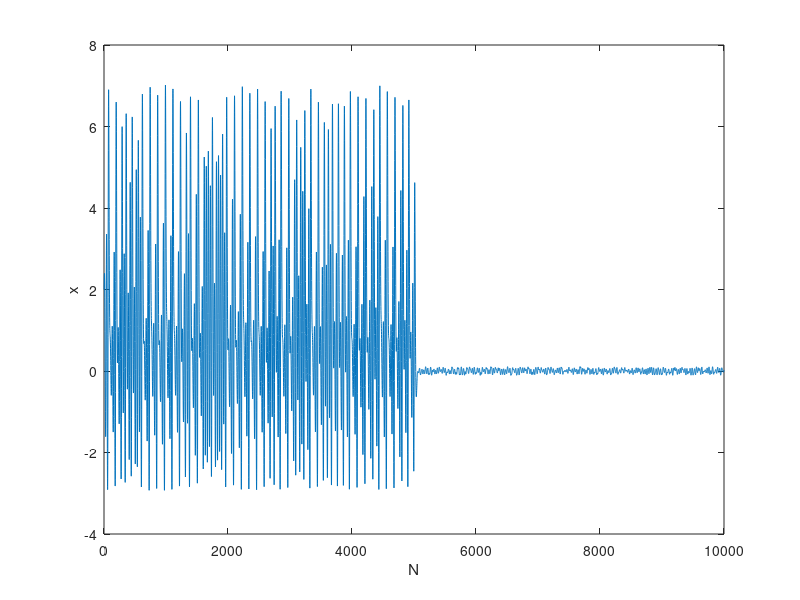
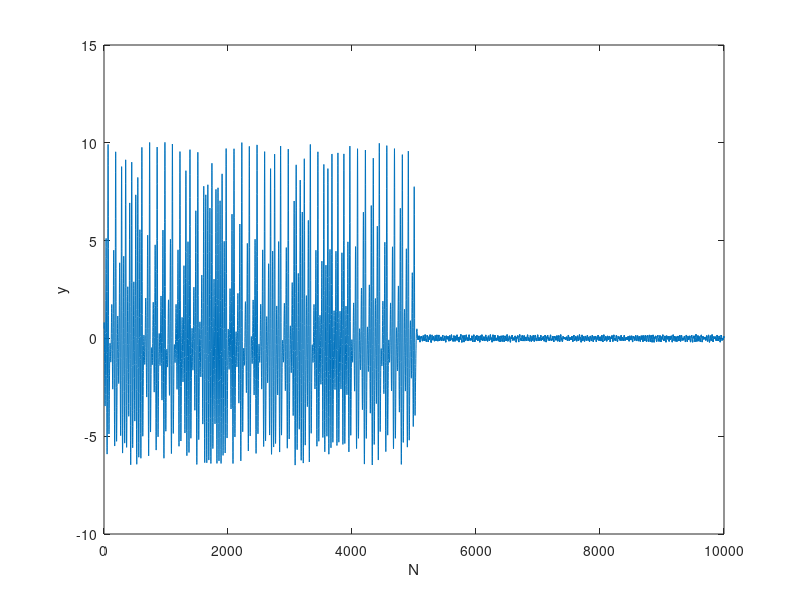
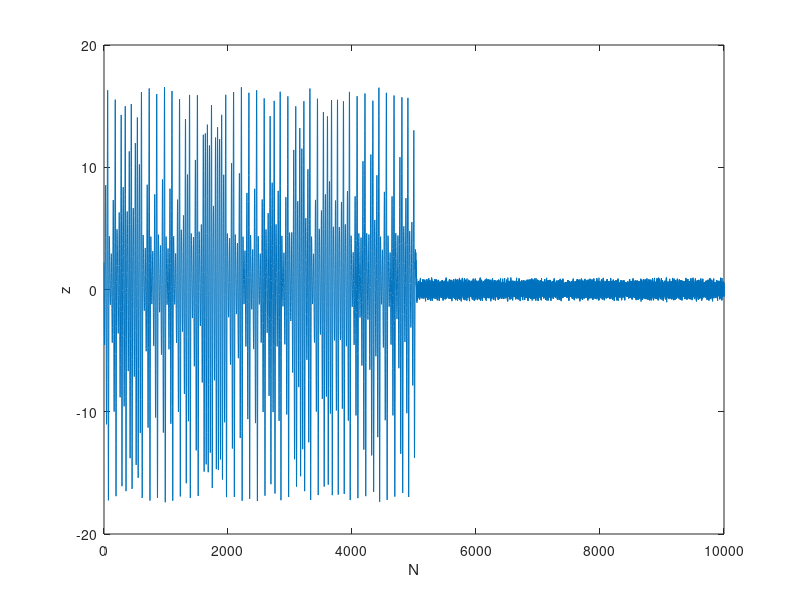
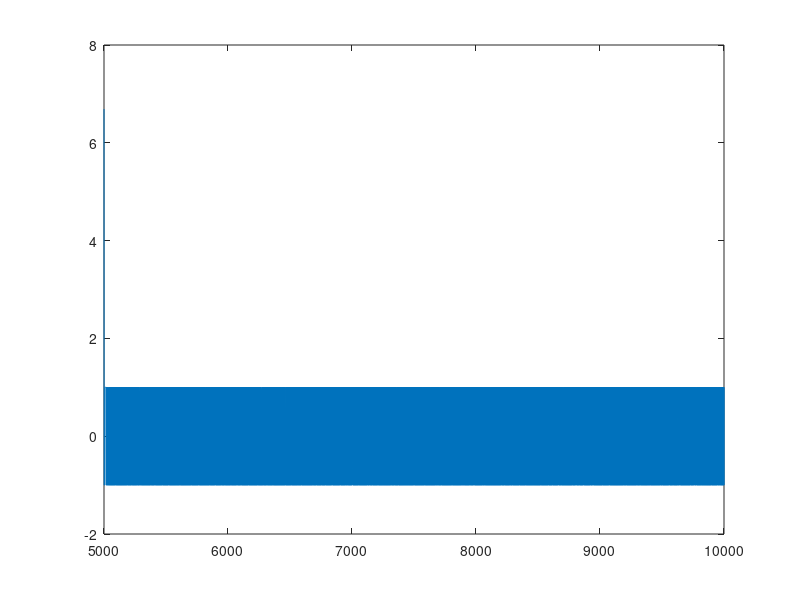

Write the MATLAB code that produced these figures, in order.
clear all;
close all;
clc;
a = 1.2;
b = 4;
c = 6;
T = 0.1;
k = 100;
x = zeros(10000,1);
y = zeros(10000,1);
z = zeros(10000,1);
x(1) = 2;
y(1) = 0.5;
z(1) = 2.2;
u = zeros(10000,1);
N = 10000;
for i = 1:5000
    x(i+1,1) = x(i,1)+T*y(i,1);
    y(i+1,1) = y(i,1)+T*z(i,1);
    z(i+1,1) = z(i,1)+T*(-c*x(i,1)-b*y(i,1)-a*z(i,1)+(x(i,1)*x(i,1)));
    if(z(i,1) == 0)
        u(i,1) = c*x(i,1)+b*y(i,1)-((x(i,1)*y(i,1))/z(i,1)+0.01)-y(i,1)-(x(i,1)*x(i,1));
    else
        u(i,1) = c*x(i,1)+b*y(i,1)-((x(i,1)*y(i,1))/z(i,1))-y(i,1)-(x(i,1)*x(i,1));
    end
end
  %u(500) = -k*z(500,1)-y(500,1)+c*x(500,1)+b*y(500,1)+a*z(500,1)-(x(500,1)*x(500,1));
for i = 5001:N
    u(i,1) = -(12.5*x(i,1)+25*y(i,1)+1.5*z(i,1))-((z(i,1)-y(i,1))/T)+u(i-1,1);
    x(i+1,1) = x(i,1)+T*y(i,1);
    y(i+1,1) = y(i,1)+T*z(i,1);
    if(u(i,1)>1)
        u(i,1) = 1;
        z(i+1,1) = z(i,1)+T*(-c*x(i,1)-b*y(i,1)-a*z(i,1)+(x(i,1)*x(i,1)))+u(i,1);
    elseif (u(i,1)<-1)
            u(i,1) = -1;
            z(i+1,1) = z(i,1)+T*(-c*x(i,1)-b*y(i,1)-a*z(i,1)+(x(i,1)*x(i,1)))+u(i,1);
    else
        z(i+1,1) = z(i,1)+T*(-c*x(i,1)-b*y(i,1)-a*z(i,1)+(x(i,1)*x(i,1)))+u(i,1);
    end

end
j = 1:1:N;
plot(j,x(j,1));
xlabel('N');
ylabel('x')
figure;
plot(j,y(j,1));
xlabel('N');
ylabel('y')
figure;
plot(j,z(j,1));
xlabel('N');
ylabel('z')
 figure;
plot(5000:1:10000,u(5000:1:10000,1));

% plot3(x(j,1),y(j,1),z(j,1));
% figure;
% plot(x(j,1),y(j,1));
fprintf('%g ',u(5000:1:5500,1));

